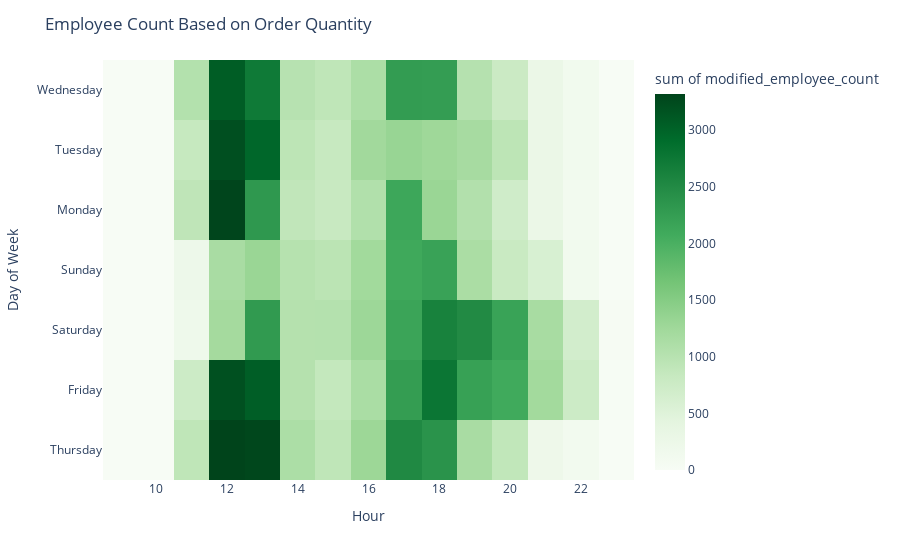

The code cell stored with this chart in its notebook:
### Code cell
# Create the new heatmap using 'hour' and 'day_of_week' as axes and 'modified_employee_count' as values
heatmap_fig_new = px.density_heatmap(df, x='hour', y='day_of_week', z='modified_employee_count', color_continuous_scale='greens')

# Customize the color scale to go from green to black
heatmap_fig_new.update_coloraxes(colorscale='greens')

# Set axis labels and title
heatmap_fig_new.update_xaxes(title='Hour')
heatmap_fig_new.update_yaxes(title='Day of Week')
heatmap_fig_new.update_layout(title='Employee Count Based on Order Quantity')

heatmap_fig_new

### Figure 1 — Plotly figure (JSON) as saved in the notebook; plotly's stock layout.template omitted (floating-point values rounded to 4 significant figures; data arrays with more than 128 entries replaced by an {"elided": "..."} marker saying what was removed)
{"data": [{"coloraxis": "coloraxis", "histfunc": "sum", "hovertemplate": "hour=%{x}<br>day_of_week=%{y}<br>sum of modified_employee_count=%{z}<extra></extra>", "name": "", "type": "histogram2d", "x": {"elided": "48620 int values"}, "xaxis": "x", "xbingroup": "x", "y": {"elided": "48620 str values"}, "yaxis": "y", "ybingroup": "y", "z": {"elided": "48620 int values"}}], "layout": {"coloraxis": {"colorbar": {"title": {"text": "sum of modified_employee_count"}}, "colorscale": [[0, "rgb(247,252,245)"], [0.125, "rgb(229,245,224)"], [0.25, "rgb(199,233,192)"], [0.375, "rgb(161,217,155)"], [0.5, "rgb(116,196,118)"], [0.625, "rgb(65,171,93)"], [0.75, "rgb(35,139,69)"], [0.875, "rgb(0,109,44)"], [1, "rgb(0,68,27)"]]}, "legend": {"tracegroupgap": 0}, "margin": {"t": 60}, "title": {"text": "Employee Count Based on Order Quantity"}, "xaxis": {"anchor": "y", "domain": [0, 1], "title": {"text": "Hour"}}, "yaxis": {"anchor": "x", "domain": [0, 1], "title": {"text": "Day of Week"}}}}
